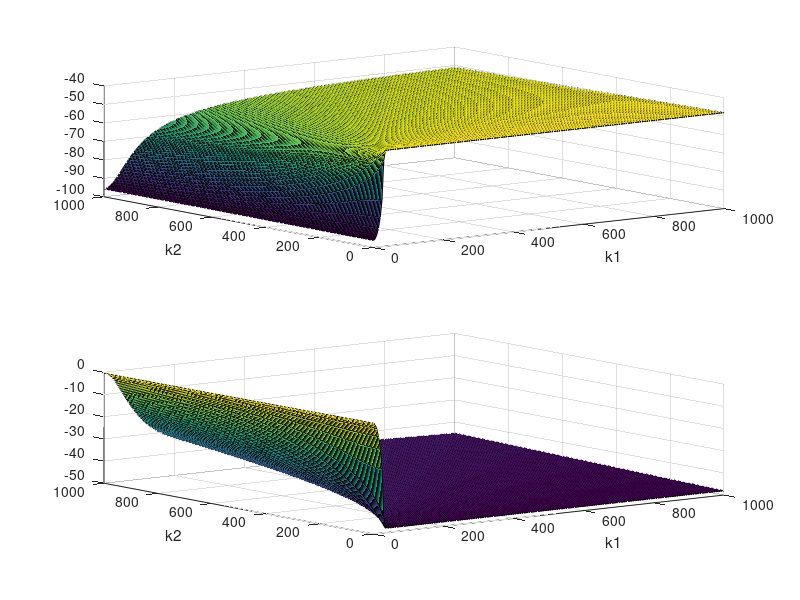

Recreate this plot in MATLAB.
clc
clear

nu=50e-6;%kinematic viscosity \nu=\mu/\rho
g=9.8;
sc=deg2rad(30);
rint=2.5e-3;
q0=3e-5/(2*pi);
aint=30*rint;

hs=((3*nu*q0/(g*sin(sc)))*(1/aint))^(1/3);
us=(1/3)*(g*sin(sc)/nu)*(hs)^2;
Ys=3*nu/(hs)^2;
h2=aint*cos(sc);

D=us;
E=hs;
F=cos(sc);
G=g;
H=1/h2;
P=0;
Q=6*nu/(hs)^3;
Y=-Ys;

N1=200;
N2=200;
A=linspace(0,1000,N1);
B=linspace(0,1000,N2);
x1=[];
for j=1:N1
    for k=1:N2
        SQRT=sqrt(Y^2-4*E*F*G*(B(k))^2*H^2-4i*D*E*Q*A(j)-4*E*F*G*(A(j))^2);
        x1(j,k)=Y/2-real(SQRT)/2;
        x2(j,k)=Y/2+real(SQRT)/2;
        %if x2(j,k)<0
        %    x2(j,k)=nan;
        %end
    end
end
%x1=Y/2-real(SQRT)/2;
%x2=Y/2+real(SQRT)/2;

figure()
subplot(2,1,1)
surf(A,B,x1)
xlabel('k1')
ylabel('k2')
subplot(2,1,2)
surf(A,B,x2)
xlabel('k1')
ylabel('k2')
%figure()
%subplot(2,2,1)
%plot(A,x1)
%subplot(2,2,2)
%plot(A,x2)
